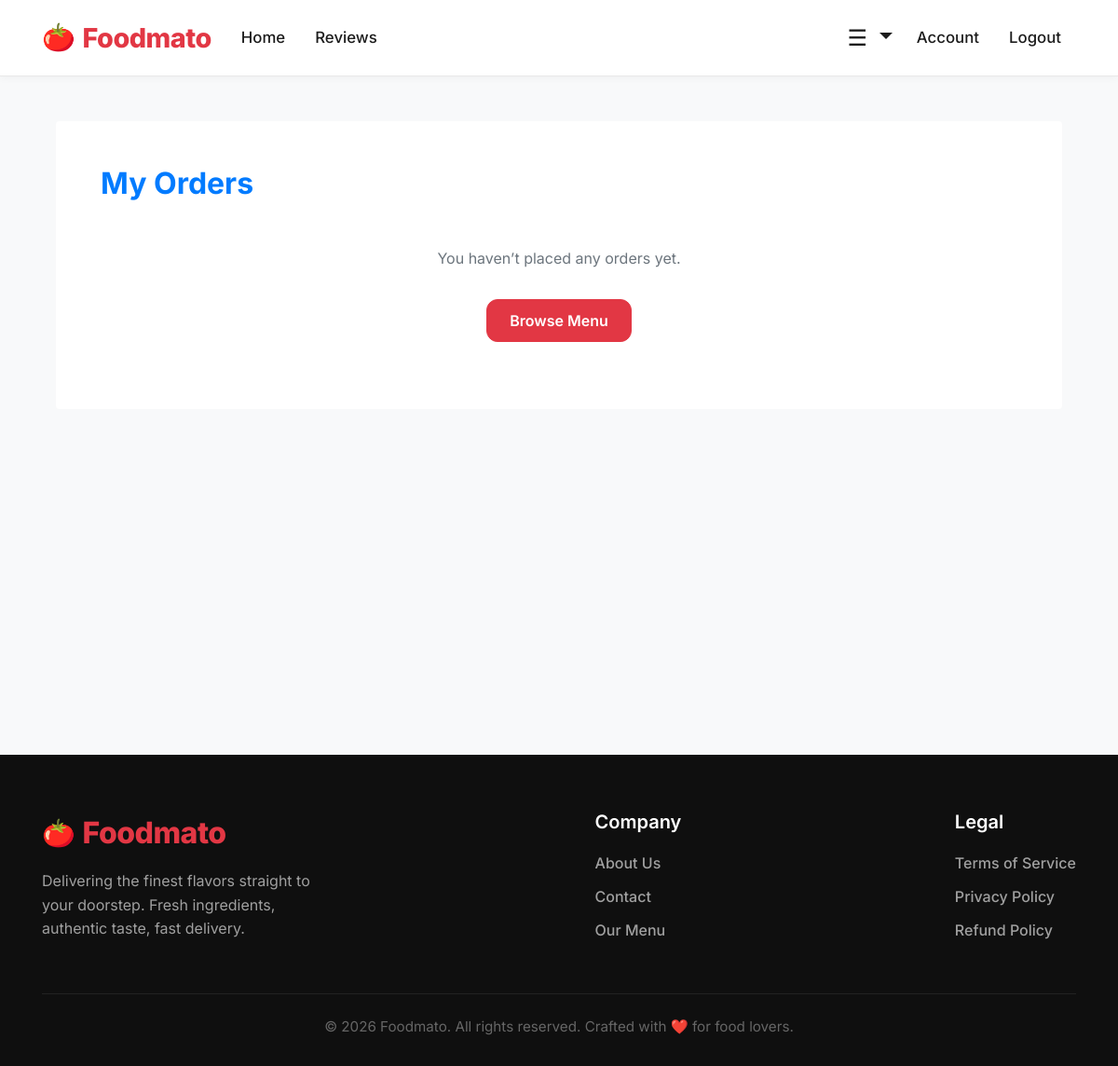
Before: /orders (signed in) with the older database file.
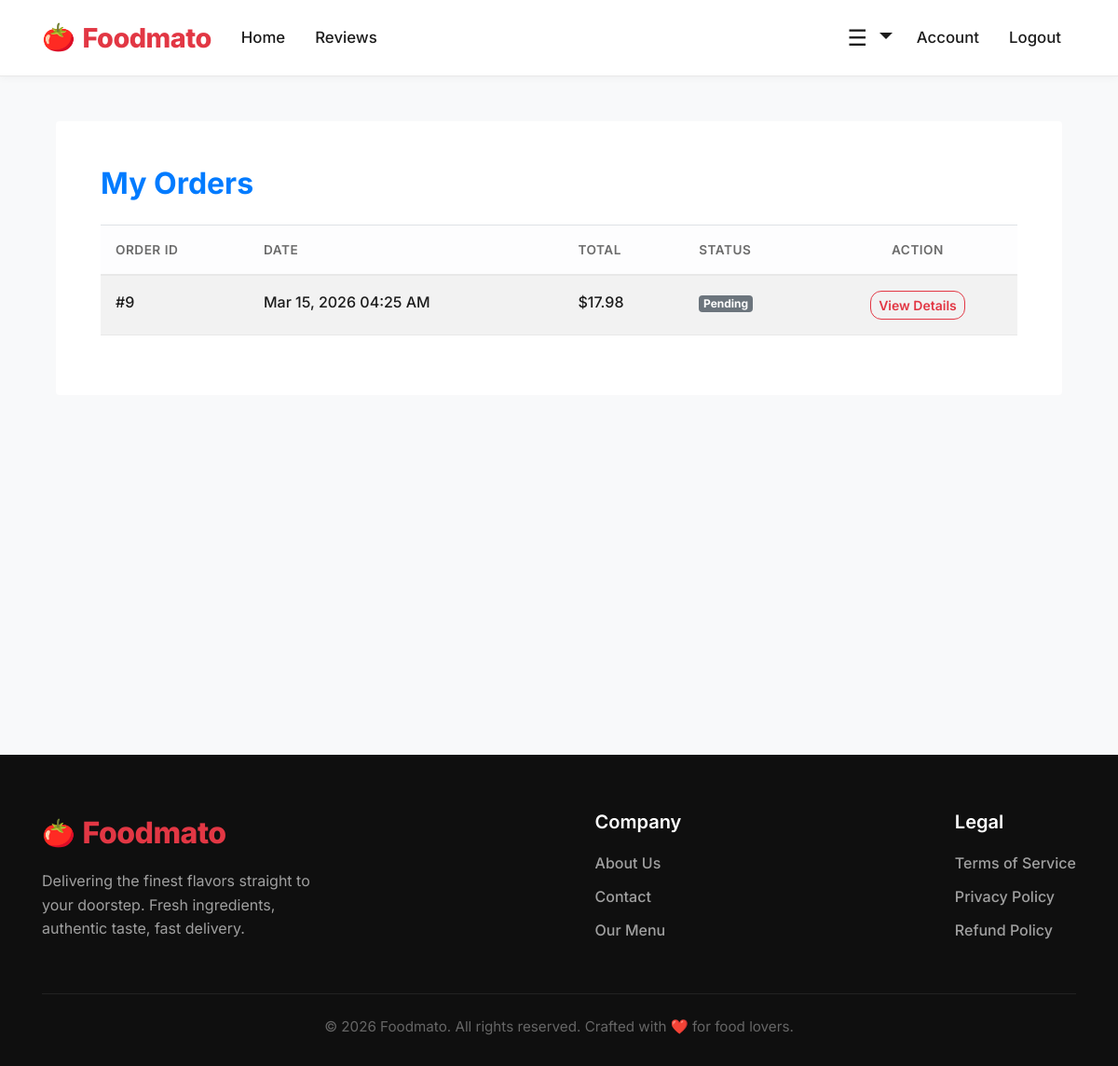
After: the same page with the newer database file.
### foodMenuWebsite/models.py (models this page shows, shortened)
class Order(db.Model):
    id = db.Column(db.Integer, primary_key = True)
    user_id = db.Column(db.Integer, db.ForeignKey('user.id'), nullable=False)
    total_price = db.Column(db.Float, nullable=False)
    date_ordered = db.Column(db.DateTime, default=datetime.utcnow)
    status = db.Column(db.String(50), default='pending')

### foodMenuWebsite/routes.py (the view)
@app.route('/orders')
@login_required
def orders():
    user_orders = Order.query.filter_by(user_id = current_user.id).order_by(Order.date_ordered.desc()).all()
    return render_template('orders.html', title='My Orders', orders=user_orders)

### foodMenuWebsite/models.py (called while the page is built)
@login_manager.user_loader
def load_user(user_id):
  return User.query.get(int(user_id))

### foodMenuWebsite/templates/orders.html
{% extends "base.html" %}
{% block content %}
<div class="container mt-5">
  <div class="card shadow-sm rounded-4 border-0">
    <div class="card-body p-5">
      <h2 class="fw-bold text-primary mb-4">My Orders</h2>
      {% if orders %}
        <table class="table table-striped align-middle">
          <thead class="table-light">
            <tr>
              <th scope="col">Order ID</th>
              <th scope="col">Date</th>
              <th scope="col">Total</th>
              <th scope="col">Status</th>
              <th scope="col" class="text-center">Action</th>
            </tr>
          </thead>
          <tbody>
            {% for order in orders %}
              <tr>
                <td>#{{ order.id }}</td>
                <td>{{ order.date_ordered.strftime('%b %d, %Y %I:%M %p') }}</td>
                <td>${{ "%.2f"|format(order.total_price) }}</td>
                <td>
                  <span class="badge
                    {% if order.status.lower() == 'delivered' %} badge-success
                    {% elif order.status.lower() == 'out for delivery' %} badge-info
                    {% elif order.status.lower() == 'preparing' %} badge-warning
                    {% elif order.status.lower() == 'cancelled' %} badge-danger
                    {% else %} badge-secondary {% endif %}
                  ">
                    {{ order.status|capitalize }}
                  </span>
                </td>
                <td class="text-center">
                  <a href="{{ url_for('view_order', order_id=order.id) }}" class="btn btn-sm btn-outline-primary">
                    View Details
                  </a>
                </td>
              </tr>
            {% endfor %}
          </tbody>
        </table>
      {% else %}
        <div class="text-center py-4">
          <p class="text-muted fs-5">You haven’t placed any orders yet.</p>
          <a href="{{ url_for('menu') }}" class="btn btn-primary mt-3">Browse Menu</a>
        </div>
      {% endif %}
    </div>
  </div>
</div>
{% endblock content %}

Changed rows visible on the page:
added Order: id "9", date_ordered "Mar 15, 2026 04:25 AM", total_price "17.98", status "Pending"
Other visible differences:
text no longer shown: "You haven’t placed any orders yet. Browse Menu"
text now shown: "ORDER ID DATE TOTAL STATUS ACTION"
